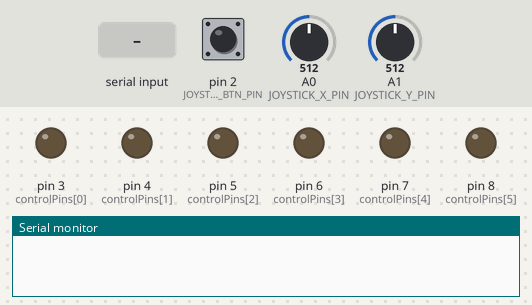
Bench run of a program on a simulated Arduino Uno, built with avr-gcc and run on an emulated ATmega328P. On the bench: output pins drawn as LEDs (lit = HIGH), the last lines printed to the serial monitor. Dashed ring = blinking. Inputs (shaded band) come from the test bench; at power-on: pin 2 (JOYSTICK_BTN_PIN) HIGH, A0 (JOYSTICK_X_PIN) = 512, A1 (JOYSTICK_Y_PIN) = 512.

Above: at 1.2 s.
1.3 s: "<a>" received over Serial
At 2.4 s:
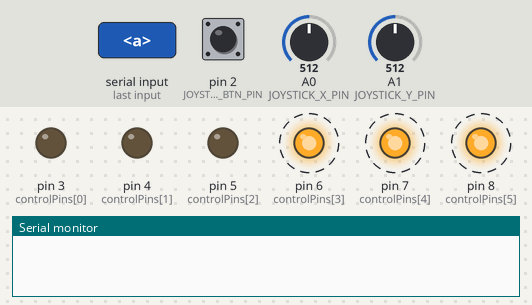
4.3 s: "<b>" received over Serial
At 6.2 s:
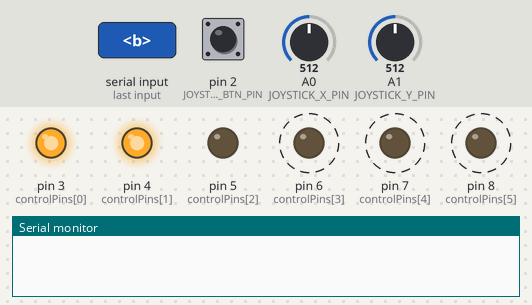
7.3 s: "<c>" received over Serial
At 9.2 s:
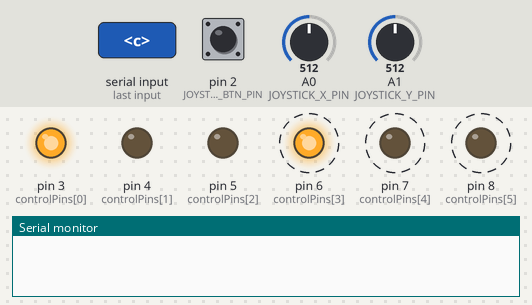
10.3 s: "<d>" received over Serial
At 11.4 s:
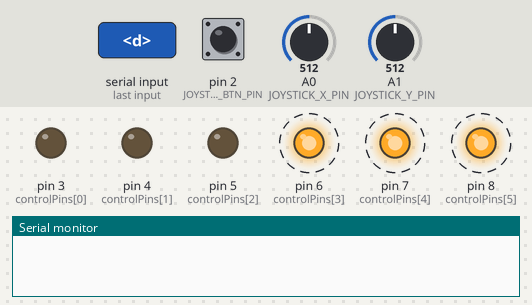
13.3 s: "<e>" received over Serial
At 15.2 s:
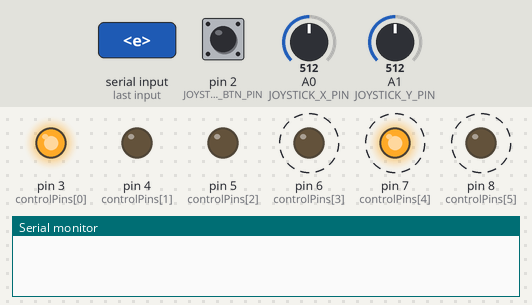
16.3 s: "<f>" received over Serial
At 19.8 s:
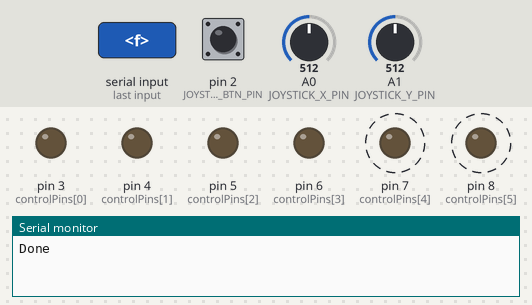
Timing chart, 0 to 20.3 s (numbered marks = the images above; inputs shaded):
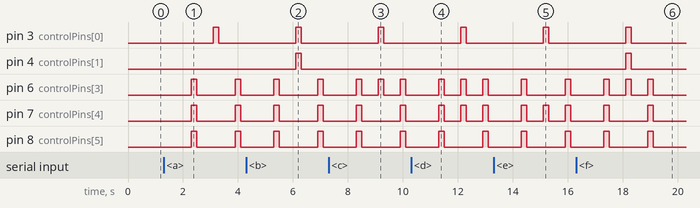

Measured:
- after the input at 1.3 s, pin 3 (controlPins[0]): LOW → HIGH after 1.8 s, → LOW 0.20 s later; pin 6 (controlPins[3]), pin 7 (controlPins[4]), pin 8 (controlPins[5]): alternates HIGH for 0.20 s and LOW for 1.4 s, starting after 1.0 s
- after the input at 4.3 s, pin 3 (controlPins[0]), pin 4 (controlPins[1]): LOW → HIGH after 1.8 s, → LOW 0.20 s later; pin 6 (controlPins[3]), pin 7 (controlPins[4]), pin 8 (controlPins[5]): alternates HIGH for 0.20 s and LOW for 1.4 s, starting after 1.0 s
- after the input at 7.3 s, pin 3 (controlPins[0]): LOW → HIGH after 1.8 s, → LOW 0.20 s later; pin 6 (controlPins[3]): alternates HIGH for 0.20 s and LOW for 0.60 s, starting after 1.0 s; pin 7 (controlPins[4]), pin 8 (controlPins[5]): alternates HIGH for 0.20 s and LOW for 1.4 s, starting after 1.0 s
- after the input at 10.3 s, pin 3 (controlPins[0]): LOW → HIGH after 1.8 s, → LOW 0.20 s later; pin 6 (controlPins[3]), pin 7 (controlPins[4]): alternates HIGH for 0.20 s and LOW for 0.60 s, starting after 1.0 s; pin 8 (controlPins[5]): alternates HIGH for 0.20 s and LOW for 1.4 s, starting after 1.0 s
- after the input at 13.3 s, pin 3 (controlPins[0]): LOW → HIGH after 1.8 s, → LOW 0.20 s later; pin 6 (controlPins[3]), pin 8 (controlPins[5]): alternates HIGH for 0.20 s and LOW for 1.4 s, starting after 1.0 s; pin 7 (controlPins[4]): alternates HIGH for 0.20 s and LOW for 0.60 s, starting after 1.0 s
- after the input at 16.3 s, pin 3 (controlPins[0]), pin 4 (controlPins[1]): LOW → HIGH after 1.8 s, → LOW 0.20 s later

The program:

main.cpp
```cpp
#include <Arduino.h>

#define JOYSTICK_X_PIN A0
#define JOYSTICK_Y_PIN A1
#define JOYSTICK_BTN_PIN 2

// 점자 모듈 핀 설정
int controlPins[6] = {3, 4, 5, 6, 7, 8};

// 상태 변수
char buffer[256];
bool isNewSentence = false;
bool isPaused = false;
bool isCapital = false;
bool isNumber = false;
int charIndex = 0;
float speedMultiplier = 1.0;

// 인터럽트 플래그 및 디바운싱
volatile bool buttonPressed = false;
unsigned long lastInterruptTime = 0;
unsigned long lastBrailleUpdate = 0;
unsigned long lastJoystickUpdate = 0;

void displayBraille(const int symbol[6]) {
  for (int k = 0; k < 6; k++) {
    digitalWrite(controlPins[k], symbol[k]);
  }
  delay(200);
  for (int k = 0; k < 6; k++) {
    digitalWrite(controlPins[k], LOW);
  }
}

void displayCharacter(char letter) {
  int symbol[6] = {0, 0, 0, 0, 0, 0};

  // 소문자 알파벳
  if (letter >= 'a' && letter <= 'z'){
    switch (letter) {
      case 'a': symbol[0] = 1; break;
      case 'b': symbol[0] = 1; symbol[1] = 1; break;
      case 'c': symbol[0] = 1; symbol[3] = 1; break;
      case 'd': symbol[0] = 1; symbol[3] = 1; symbol[4] = 1; break;
      case 'e': symbol[0] = 1; symbol[4] = 1; break;
      case 'f': symbol[0] = 1; symbol[1] = 1; symbol[3] = 1; break;
      case 'g': symbol[0] = 1; symbol[1] = 1; symbol[3] = 1; symbol[4] = 1; break;
      case 'h': symbol[0] = 1; symbol[1] = 1; symbol[4] = 1; break;
      case 'i': symbol[1] = 1; symbol[3] = 1; break;
      case 'j': symbol[1] = 1; symbol[3] = 1; symbol[4] = 1; break;
      case 'k': symbol[0] = 1; symbol[2] = 1; break;
      case 'l': symbol[0] = 1; symbol[1] = 1; symbol[2] = 1; break;
      case 'm': symbol[0] = 1; symbol[2] = 1; symbol[3] = 1; break;
      case 'n': symbol[0] = 1; symbol[2] = 1; symbol[3] = 1; symbol[4] = 1; break;
      case 'o': symbol[0] = 1; symbol[2] = 1; symbol[4] = 1; break;
      case 'p': symbol[0] = 1; symbol[1] = 1; symbol[2] = 1; symbol[3] = 1; break;
      case 'q': symbol[0] = 1; symbol[1] = 1; symbol[2] = 1; symbol[3] = 1; symbol[4] = 1; break;
      case 'r': symbol[0] = 1; symbol[1] = 1; symbol[2] = 1; symbol[4] = 1; break;
      case 's': symbol[1] = 1; symbol[2] = 1; symbol[3] = 1; break;
      case 't': symbol[1] = 1; symbol[2] = 1; symbol[3] = 1; symbol[4] = 1; break;
      case 'u': symbol[0] = 1; symbol[2] = 1; symbol[5] = 1; break;
      case 'v': symbol[0] = 1; symbol[1] = 1; symbol[2] = 1; symbol[5] = 1; break;
      case 'w': symbol[1] = 1; symbol[3] = 1; symbol[4] = 1; symbol[5] = 1; break;
      case 'x': symbol[0] = 1; symbol[2] = 1; symbol[3] = 1; symbol[5] = 1; break;
      case 'y': symbol[0] = 1; symbol[2] = 1; symbol[3] = 1; symbol[4] = 1; symbol[5] = 1; break;
      case 'z': symbol[0] = 1; symbol[2] = 1; symbol[4] = 1; symbol[5] = 1; break;
    }
  }

  // 대문자 알파벳
  else if (letter >= 'A' && letter <= 'Z'){
    isCapital = true;
    switch (letter) {
      case 'A': symbol[0] = 1; break;
      case 'B': symbol[0] = 1; symbol[1] = 1; break;
      case 'C': symbol[0] = 1; symbol[3] = 1; break;
      case 'D': symbol[0] = 1; symbol[3] = 1; symbol[4] = 1; break;
      case 'E': symbol[0] = 1; symbol[4] = 1; break;
      case 'F': symbol[0] = 1; symbol[1] = 1; symbol[3] = 1; break;
      case 'G': symbol[0] = 1; symbol[1] = 1; symbol[3] = 1; symbol[4] = 1; break;
      case 'H': symbol[0] = 1; symbol[1] = 1; symbol[4] = 1; break;
      case 'I': symbol[1] = 1; symbol[3] = 1; break;
      case 'J': symbol[1] = 1; symbol[3] = 1; symbol[4] = 1; break;
      case 'K': symbol[0] = 1; symbol[2] = 1; break;
      case 'L': symbol[0] = 1; symbol[1] = 1; symbol[2] = 1; break;
      case 'M': symbol[0] = 1; symbol[2] = 1; symbol[3] = 1; break;
      case 'N': symbol[0] = 1; symbol[2] = 1; symbol[3] = 1; symbol[4] = 1; break;
      case 'O': symbol[0] = 1; symbol[2] = 1; symbol[4] = 1; break;
      case 'P': symbol[0] = 1; symbol[1] = 1; symbol[2] = 1; symbol[3] = 1; break;
      case 'Q': symbol[0] = 1; symbol[1] = 1; symbol[2] = 1; symbol[3] = 1; symbol[4] = 1; break;
      case 'R': symbol[0] = 1; symbol[1] = 1; symbol[2] = 1; symbol[4] = 1; break;
      case 'S': symbol[1] = 1; symbol[2] = 1; symbol[3] = 1; break;
      case 'T': symbol[1] = 1; symbol[2] = 1; symbol[3] = 1; symbol[4] = 1; break;
      case 'U': symbol[0] = 1; symbol[2] = 1; symbol[5] = 1; break;
      case 'V': symbol[0] = 1; symbol[1] = 1; symbol[2] = 1; symbol[5] = 1; break;
      case 'W': symbol[1] = 1; symbol[3] = 1; symbol[4] = 1; symbol[5] = 1; break;
      case 'X': symbol[0] = 1; symbol[2] = 1; symbol[3] = 1; symbol[5] = 1; break;
      case 'Y': symbol[0] = 1; symbol[2] = 1; symbol[3] = 1; symbol[4] = 1; symbol[5] = 1; break;
      case 'Z': symbol[0] = 1; symbol[2] = 1; symbol[4] = 1; symbol[5] = 1; break;
    }
  }

  // 숫자
  else if (letter >= '1' && letter <= '9'){
    isNumber = true;
    switch (letter) {
      case '1': symbol[0] = 1; break;
      case '2': symbol[0] = 1; symbol[1] = 1; break;
      case '3': symbol[0] = 1; symbol[3] = 1; break;
      case '4': symbol[0] = 1; symbol[3] = 1; symbol[4] = 1; break;
      case '5': symbol[0] = 1; symbol[4] = 1; break;
      case '6': symbol[0] = 1; symbol[1] = 1; symbol[3] = 1; break;
      case '7': symbol[0] = 1; symbol[1] = 1; symbol[3] = 1; symbol[4] = 1; break;
      case '8': symbol[0] = 1; symbol[1] = 1; symbol[4] = 1; break;
      case '9': symbol[1] = 1; symbol[3] = 1; break;
      case '0': symbol[1] = 1; symbol[3] = 1; symbol[4] = 1; break;
    }
  }

  // 특수 기호
  else {
    switch (letter) {
      case ',': symbol[1] = 1; break;
      case ';': symbol[1] = 1; symbol[2] = 1; break;
      case ':': symbol[1] = 1; symbol[4] = 1; break;
      case '.': symbol[1] = 1; symbol[4] = 1; symbol[5] = 1; break;
      case '?': symbol[1] = 1; symbol[2] = 1; symbol[5] = 1; break;
      case '!': symbol[1] = 1; symbol[2] = 1; symbol[4] = 1; break;
      case '-': symbol[2] = 1; symbol[5] = 1; break;
      case '(': symbol[4] = 1; symbol[5] = 1; break;
      case ')': symbol[4] = 1; symbol[5] = 1; break;
      case '[': symbol[3] = 1; symbol[5] = 1; break;
      case ']': symbol[3] = 1; symbol[5] = 1; break;
      case '{': symbol[3] = 1; symbol[4] = 1; symbol[5] = 1; break;
      case '}': symbol[3] = 1; symbol[4] = 1; symbol[5] = 1; break;
      case '/': symbol[3] = 1; symbol[4] = 1; symbol[5] = 1; break;
      case '\\': symbol[3] = 1; symbol[4] = 1; symbol[5] = 1; break;
      case '&': symbol[3] = 1; symbol[4] = 1; symbol[5] = 1; break;
      case '$': symbol[3] = 1; symbol[4] = 1; symbol[5] = 1; break;
      case '%': symbol[3] = 1; symbol[4] = 1; symbol[5] = 1; break;
      case '@': symbol[3] = 1; symbol[4] = 1; symbol[5] = 1; break;
      case '*': symbol[3] = 1; symbol[4] = 1; symbol[5] = 1; break;
      case '~': symbol[3] = 1; symbol[4] = 1; symbol[5] = 1; break;
      case '_': symbol[3] = 1; symbol[4] = 1; symbol[5] = 1; break;
      case '\'': symbol[3] = 1; symbol[4] = 1; symbol[5] = 1; break;
      case '\"': symbol[3] = 1; symbol[4] = 1; symbol[5] = 1; break;
      case '°': symbol[3] = 1; symbol[4] = 1; symbol[5] = 1; break;
      case '+': symbol[3] = 1; symbol[4] = 1; symbol[5] = 1; break;
      case '×': symbol[3] = 1; symbol[4] = 1; symbol[5] = 1; break;
      case '·': symbol[3] = 1; symbol[4] = 1; symbol[5] = 1; break;
      case '÷': symbol[3] = 1; symbol[4] = 1; symbol[5] = 1; break;
      case '=': symbol[3] = 1; symbol[4] = 1; symbol[5] = 1; break;
      case '<': symbol[3] = 1; symbol[4] = 1; symbol[5] = 1; break;
      case '>': symbol[3] = 1; symbol[4] = 1; symbol[5] = 1; break;
      default: return; // 유효하지 않은 문자
    }
  }

  // 대문자라면 대문자 표시를 먼저 출력
  if(isCapital){
    int Capital_symbol[6] = {0,0,0,0,0,1};
    displayBraille(Capital_symbol);
    isCapital = false;
  }

  // 숫자라면 숫자 표시를 먼저 출력
  if(isNumber) {
    int Number_symbol[6] = {0,0,1,1,1,1};
    displayBraille(Number_symbol);
    isNumber = false;
  }

  displayBraille(symbol);
}

char getJoystickDirection(int xValue, int yValue) {
  if (xValue < 300 && yValue > 450 && yValue < 550) {
    return 'U';
  } else if (xValue > 700 && yValue > 450 && yValue < 550) {
    return 'D';
  } else if (yValue < 300 && xValue > 450 && xValue < 550) {
    return 'R';
  } else if (yValue > 700 && xValue > 450 && xValue < 550) {
    return 'L';
  }
  return '0';
}

void handlePauseToggle() {
  unsigned long interruptTime = millis();
  if (interruptTime - lastInterruptTime > 800) {
    buttonPressed = true;
    lastInterruptTime = interruptTime;
  }
}

void updateReadingSpeed(char direction) {
  if (direction == 'L') {
    speedMultiplier = max(0.25, speedMultiplier * 0.67);
  } else if (direction == 'R') {
    speedMultiplier = min(2.0, speedMultiplier * 1.5);
  }
}

void receiveSentence() {
  if (Serial.available() > 0) {
    int length = Serial.readBytesUntil('\n', buffer, sizeof(buffer) - 1);
    buffer[length] = '\0';
    isNewSentence = true;
    charIndex = 0;
  }
}

void setup() {
  Serial.begin(9600);

  for (int i = 0; i < 6; i++) {
    pinMode(controlPins[i], OUTPUT);
  }

  pinMode(JOYSTICK_X_PIN, INPUT);
  pinMode(JOYSTICK_Y_PIN, INPUT);
  pinMode(JOYSTICK_BTN_PIN, INPUT_PULLUP);

  attachInterrupt(digitalPinToInterrupt(JOYSTICK_BTN_PIN), handlePauseToggle, FALLING);
}

void loop() {
  unsigned long currentMillis = millis();

  // 일시정지 토글
  if (buttonPressed) {
    buttonPressed = false;
    isPaused = !isPaused;
    Serial.println(isPaused ? "Paused" : "Resumed");
  }

  // 조이스틱 입력 처리
  if (!isPaused && (currentMillis - lastJoystickUpdate >= 200)) {
    lastJoystickUpdate = currentMillis;
    int xValue = analogRead(JOYSTICK_X_PIN);
    int yValue = analogRead(JOYSTICK_Y_PIN);
    char direction = getJoystickDirection(xValue, yValue);

    if (direction == 'U') Serial.println("Up");
    if (direction == 'D') Serial.println("Down");
    if (direction == 'L' || direction == 'R') {
      updateReadingSpeed(direction);
      Serial.println(direction == 'L' ? "Speed Down" : "Speed Up");
    }
  }

  // 새 문장 읽기
  if (!isPaused && isNewSentence && (currentMillis - lastBrailleUpdate >= 800 / speedMultiplier)) {
    lastBrailleUpdate = currentMillis;
    char currentChar = buffer[charIndex];
    if (currentChar != '\0') {
      displayCharacter(currentChar);
      charIndex++;
    } else {
      isNewSentence = false;
      Serial.println("Done");
    }
  }

  // 문장 수신
  receiveSentence();
}
```
